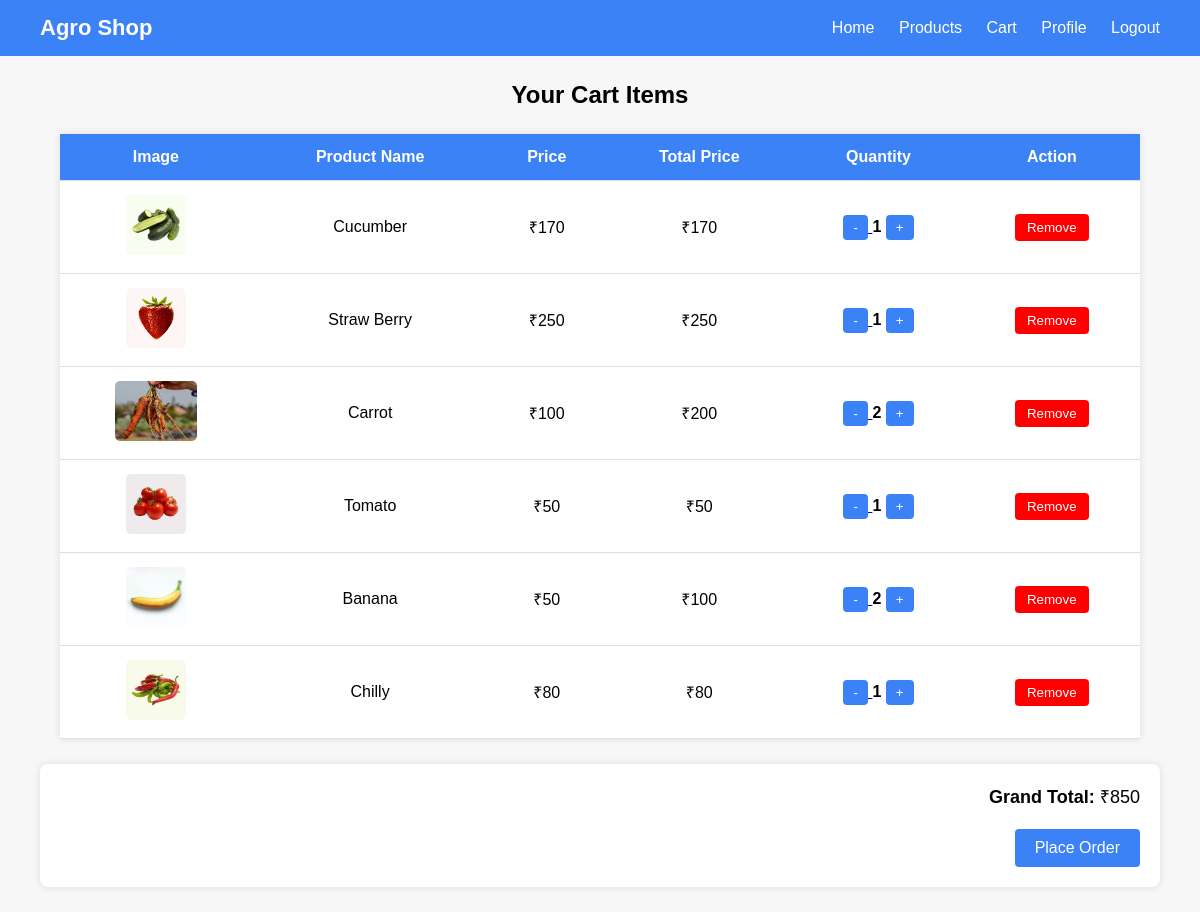
/cartview/ (signed in), run on an earlier commit of the app's database.
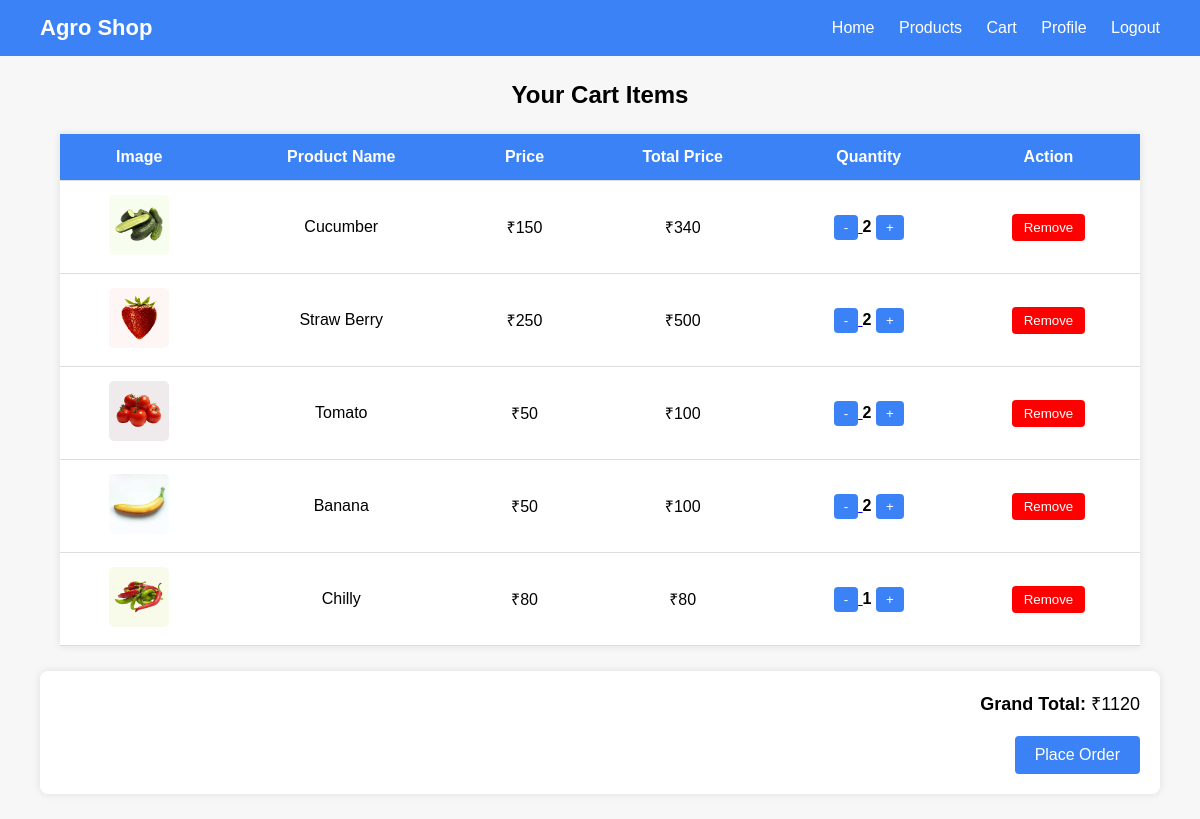
And on a later commit of the database.
### app/models.py (models this page shows, shortened)
class Cart(models.Model):
    user_id=models.ForeignKey(Customuser,on_delete=models.CASCADE)
    product_id=models.ForeignKey(Product,on_delete=models.CASCADE)
    price=models.IntegerField(default=0)
    quantity=models.IntegerField(default=1)

class Product(models.Model):
    farmer_id=models.ForeignKey(Customuser,on_delete=models.CASCADE)
    product_name=models.CharField(max_length=100)
    product_category=models.CharField(max_length=100)
    product_image=models.ImageField()
    quantity=models.IntegerField()
    price=models.IntegerField()

### app/views.py (the view)
# urls.py: path('cartview/', views.cartview, name='cartview'),
def cartview(request):
    a = Cart.objects.filter(user_id=request.user.id)
    grand_total = sum(item.price for item in a)
    return render(request, 'cart.html', {'a': a, 'grand_total': grand_total})

### templates/cart.html (shortened to what this page needs)
<!DOCTYPE html>
<html lang="en">
<head>
</head>
<body>
<div class="navbar">
    <h1>Agro Shop</h1>
    <div class="nav-links">
        <a href="{% url 'user' %}">Home</a>
        <a href="{% url 'product' %}">Products</a>
        <a href="{% url 'cartview' %}">Cart</a>
        <a href="{% url 'profile' %}">Profile</a>
        <a href="{% url 'logout' %}">Logout</a>
    </div>
</div>
<h2>Your Cart Items</h2>
<table>
    <tr>
        <th>Image</th>
        <th>Product Name</th>
        <th>Price</th>
        <th>Total Price</th>
        <th>Quantity</th>
        <th>Action</th>
    </tr>
    {% for item in a %}
    <tr>
        <td>
            <img class="img" src="{{ item.product_id.product_image.url }}" alt="">
        </td>
        <td>{{ item.product_id.product_name }}</td>
        <td>₹{{ item.product_id.price }}</td>
        <td>₹{{ item.price }}</td>
        <td>
            <a href="{% url 'update_quantity' item.id %}?action=dec">
                <button class="qty-btn">-</button>
            </a>
            <strong>{{ item.quantity }}</strong>
            <a href="{% url 'update_quantity' item.id %}?action=inc">
                <button class="qty-btn">+</button>
            </a>
        </td>
        <td>
            <a href="{% url 'remove' item.id %}">
                <button class="remove-btn">Remove</button>
            </a>
        </td>
    </tr>
    {% endfor %}
</table>
<div class="total-box">
    <strong>Grand Total: </strong> ₹{{ grand_total }}
    <br><br>
    <a href="{% url 'place_order' %}">
        <button class="qty-btn" style="padding: 10px 20px; font-size: 16px;">
            Place Order
        </button>
    </a>
</div>
</body>
</html>

### templates/cart.html (style rules this page uses)
body { font-family: Arial, sans-serif; background: #f7f7f7; padding: 0; margin: 0; }
.navbar { background: #3b82f6; padding: 15px 40px; display: flex; justify-content: space-between; align-items: center; position: sticky; top: 0; z-index: 100; }
.navbar h1 { color: white; margin: 0; font-size: 22px; }
.nav-links a { color: white; margin-left: 20px; text-decoration: none; font-size: 16px; }
h2 { text-align: center; margin: 25px 0; }
table { width: 90%; margin: auto; border-collapse: collapse; background: white; box-shadow: 0 0 8px rgba(0,0,0,0.1); }
th, td { padding: 14px; border-bottom: 1px solid #ddd; text-align: center; }
th { background: #3b82f6; color: white; }
.img { height: 60px; border-radius: 5px; }
.qty-btn { padding: 5px 10px; background: #3b82f6; color: white; border: none; border-radius: 4px; cursor: pointer; }
.remove-btn { padding: 6px 12px; background: red; color: white; border: none; border-radius: 4px; cursor: pointer; }
.total-box { width: 90%; margin: 25px auto; background: white; padding: 20px; border-radius: 8px; box-shadow: 0 0 8px rgba(0,0,0,0.1); font-size: 18px; text-align: right; }

What changed in the data, as far as the page shows it:
removed Cart: product_id.product_image (picture), product_id.product_name "Carrot", product_id.price "100", price "200", quantity "2"
changed Cart "Cucumber": product_id.price "170" → "150"; price "170" → "340"; quantity "1" → "2"
changed Cart "Straw Berry": price "250" → "500"; quantity "1" → "2"
changed Cart "Tomato": price "50" → "100"; quantity "1" → "2"
Also different on the page:
{{ grand_total }}: "850" → "1120"
